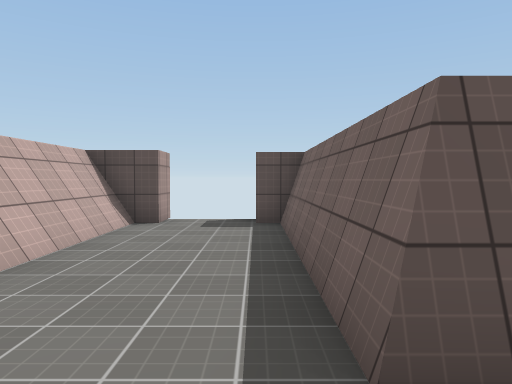
[1] (above)

16 first-person views from a walk through a 3-D level made in the Unity game engine. The camera is 1.5 m above the floor, tilts 2° down and sees 70° across. The floor is counted in squares, 1.67 m on a side. Each view is taken from the middle of a square. On the plan, view 1 faces up. The plan holds only what a view shows up to about 12 squares ahead; the rest is blank. The place goes on beyond the plan. The player character is not drawn. Door leaves are left out, so doorways stand open. Surface patterns are stand-ins for the level's own textures.

[2]
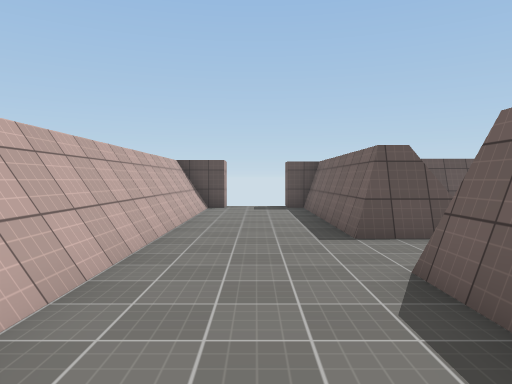

[3]
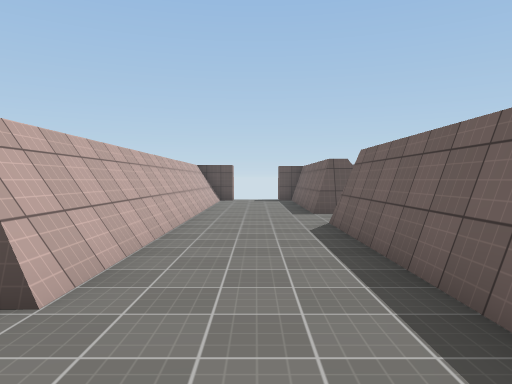

[4]
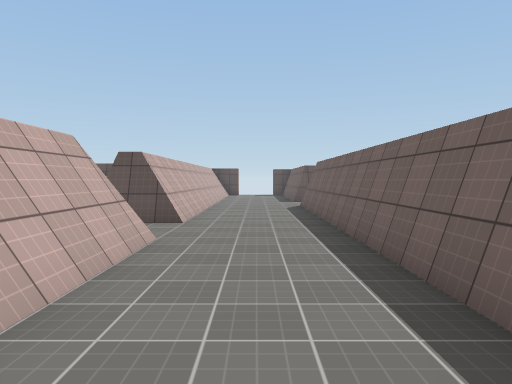

[5]
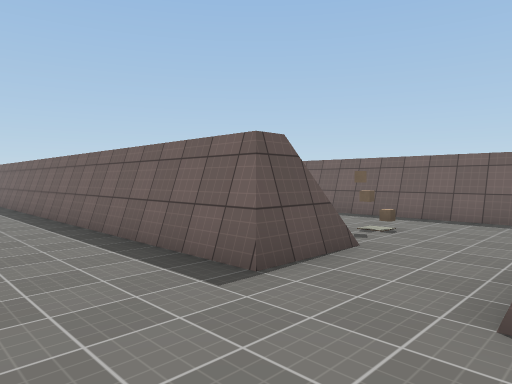

[6]
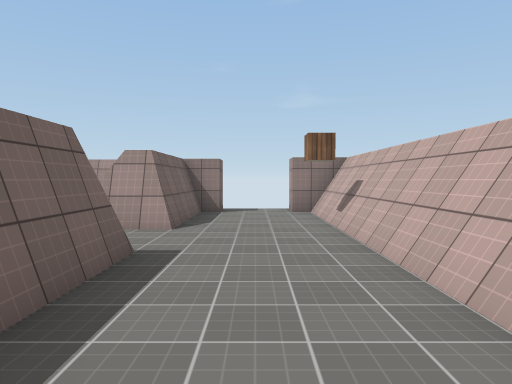

[7]
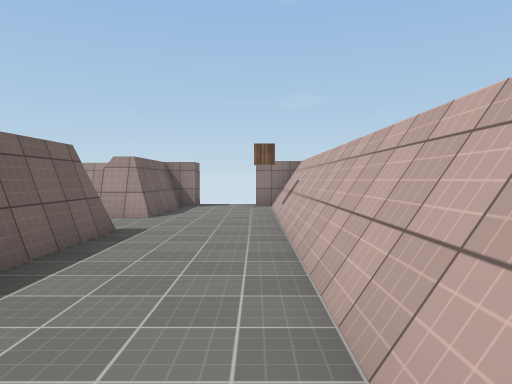

[8]
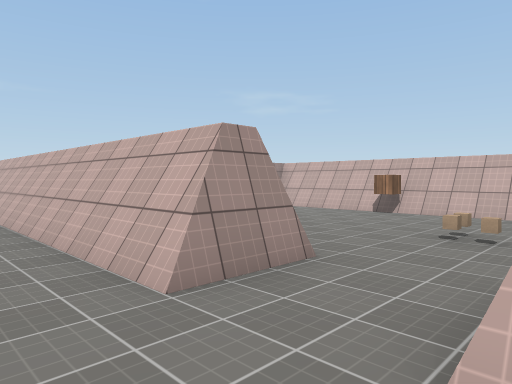

[9]
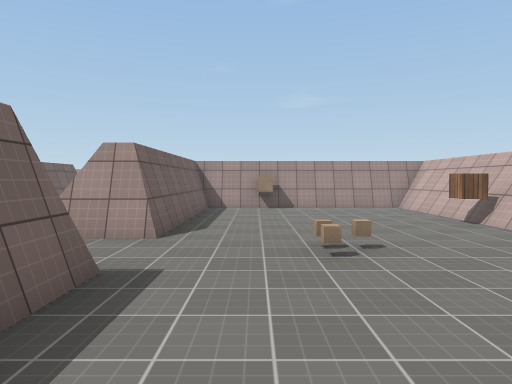

[10]
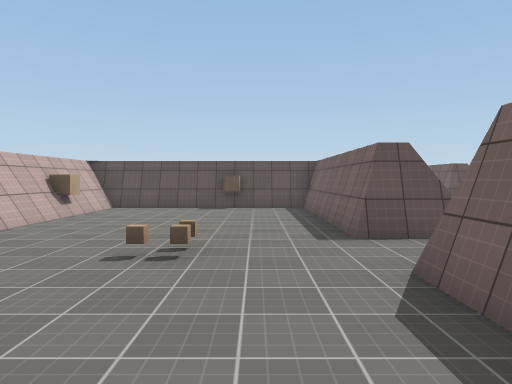

[11]
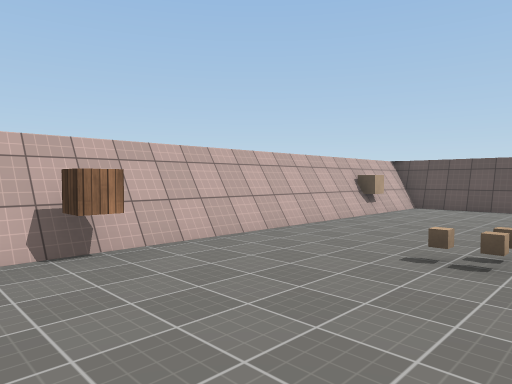

[12]
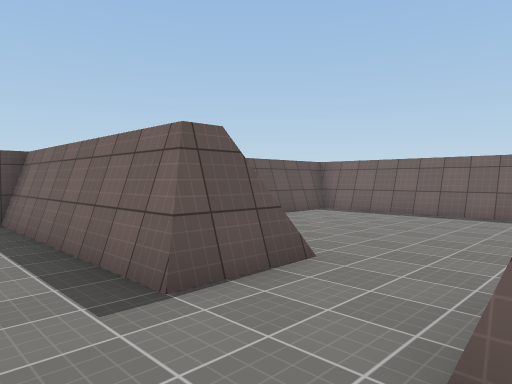

[13]
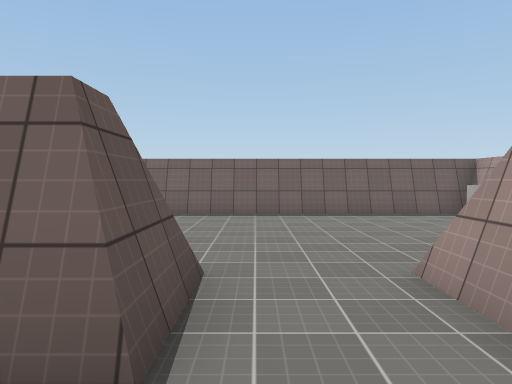

[14]
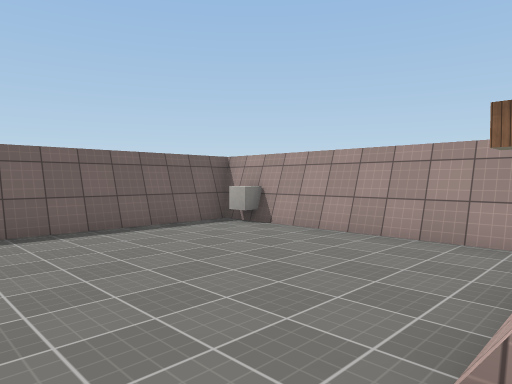

[15]
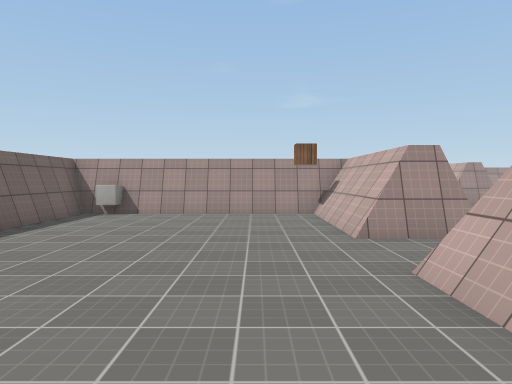

[16]
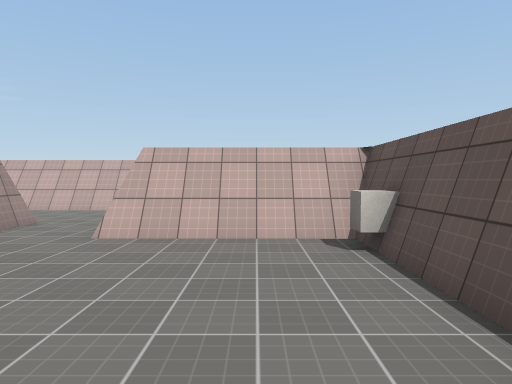

### Floor plan
Points are (right, up) in squares from view 1. A wall is a line through its corners. A room is listed if a view was taken in it or the views show most of it. See-through windows are left out.
Room 1 (views 1, 2, 3, 4, 5, 6, 7, 8, 12, 13, 14)
walls: (-2.7, -7.6) (-2.7, -22); (-3, -7.8) (-3, -22); (-3.2, -11.5) (-3.2, -13.8); (0.8, -0.6) (2, -0.6); (-3.2, -15.1) (-3.2, -15.8); (0.6, 1.8) (0.6, 7.5); (2, 1.6) (0.8, 1.6); (2, 1.8) (0.8, 1.8) (0.8, 7.5) (0, 7.5); (0.6, -16.2) (0.6, -0.8); (1.9, -16.2) (0.8, -16.2) (0.8, -0.8) (2, -0.8); (2.5, -16.4) (0.8, -16.4); (-2, 7.5) (-3.2, 7.5); (-2.7, 7.5) (-2.7, -5.4); (-3, 7.5) (-3, -5.2); (0, -22) (0.8, -22) (0.8, -18.7) (2, -18.7); (0.6, -22) (0.6, -18.7); (-3.2, -22) (-2, -22)
ways out: opening at (-3.5, -6.5) to room 2; opening at (1.5, 0.5) to room 3; opening at (1.5, -17.5); open door at (-1, -22.5); open door at (-1, 8)
Room 2 (views 9, 10, 11)
walls: (-4.4, -5.2) (-4.4, 0.5); (-4.2, -7.6) (-3, -7.6); (-3, -5.4) (-4.2, -5.4); (-3, -5.2) (-4.2, -5.2) (-4.2, 0.5); (-11.2, -6.8) (-11.2, -8); (-10.6, -9.1) (-10, -9.1) (-10, -9.6) (-10.6, -9.6); (-10.7, -2.5) (-10.7, -13.8); (-11, -2.5) (-11, -13.8) (-6.5, -13.8); (-4.2, 0.7) (-11, 0.7); (-10.7, 0.5) (-10.7, -1.6); (-11, 0.5) (-11, -0.8); (-6.1, -13.8) (-4.2, -13.8) (-4.2, -7.8) (-3, -7.8); (-4.4, -13.6) (-4.4, -7.8); (-11.1, -13.6) (-4.2, -13.6)
low walls: (-7.5, 0.5) (-11, 0.5); (-4.2, 0.5) (-6.5, 0.5)
ways out: opening at (-3.5, -6.5) to room 1
objects: other object (-7, -7); cube (-6, -13)
Room 3 (views 15, 16)
walls: (2.2, -0.6) (2.2, -4.6); (2, -0.8) (2, -4.6); (5.5, 5.8) (3.5, 5.8); (2.2, 5.6) (2.2, 1.6); (2, 5.8) (2, 1.8); (8.9, 5.6) (3.5, 5.6); (2, -4.8) (8.7, -4.8); (8.7, -4.6) (8.7, 5.8) (5.9, 5.8)
low walls: (2.4, -0.6) (2.4, -4.6); (2.4, 5.6) (2.4, 1.6); (2, -4.6) (8.7, -4.6)
ways out: opening at (1.5, 0.5) to room 1
objects: cube (8, -4)

Positions as (right, up) in squares from view 1, and headings:
1: (0, 0), facing up
2: (-1, -4), facing up
3: (-1, -8), facing up
4: (-1, -13), facing up
5: (-2, -19), facing up-right
6: (-1, -12), facing down
7: (-2, -10), facing down
8: (-1, -5), facing down-left
9: (-6, -2), facing down
10: (-6, -11), facing up
11: (-6, -11), facing up-left
12: (-1, -1), facing up-right
13: (-1, 1), facing right
14: (2, 1), facing down-right
15: (4, 5), facing down
16: (8, 4), facing left
